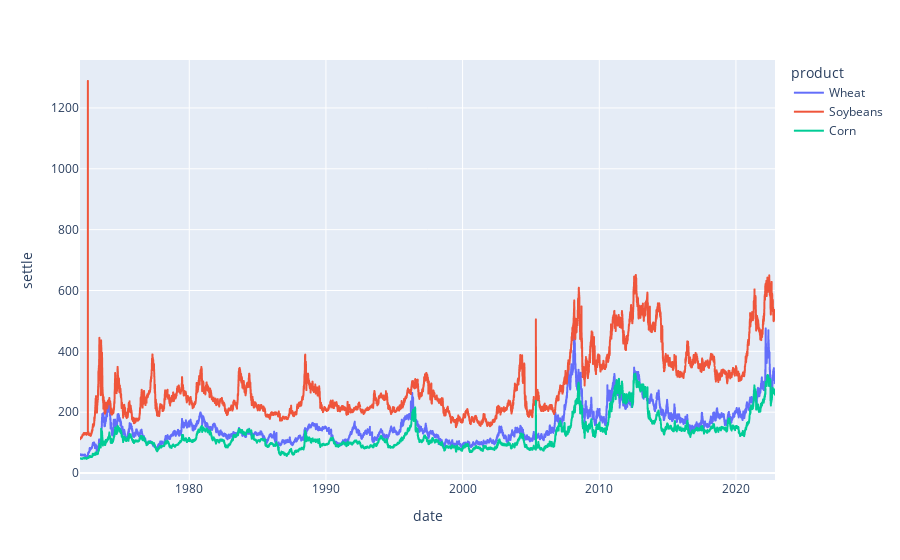

Notebook code for this chart:
### Code cell
import plotly.express as px

fig = px.line(df, 
              x= 'date',
              y= 'settle',
              color = 'product')

fig.show()

### Figure 1 — Plotly figure (JSON) as saved in the notebook; plotly's stock layout.template omitted (floating-point values rounded to 4 significant figures; data arrays with more than 128 entries replaced by an {"elided": "..."} marker saying what was removed)
{"data": [{"hovertemplate": "product=Wheat<br>date=%{x}<br>settle=%{y}<extra></extra>", "legendgroup": "Wheat", "line": {"color": "#636efa", "dash": "solid"}, "mode": "lines", "name": "Wheat", "showlegend": true, "type": "scattergl", "x": {"elided": "12809 str values"}, "xaxis": "x", "y": {"elided": "12809 float values"}, "yaxis": "y"}, {"hovertemplate": "product=Soybeans<br>date=%{x}<br>settle=%{y}<extra></extra>", "legendgroup": "Soybeans", "line": {"color": "#EF553B", "dash": "solid"}, "mode": "lines", "name": "Soybeans", "showlegend": true, "type": "scattergl", "x": {"elided": "12806 str values"}, "xaxis": "x", "y": {"elided": "12806 float values"}, "yaxis": "y"}, {"hovertemplate": "product=Corn<br>date=%{x}<br>settle=%{y}<extra></extra>", "legendgroup": "Corn", "line": {"color": "#00cc96", "dash": "solid"}, "mode": "lines", "name": "Corn", "showlegend": true, "type": "scattergl", "x": {"elided": "12805 str values"}, "xaxis": "x", "y": {"elided": "12805 float values"}, "yaxis": "y"}], "layout": {"legend": {"title": {"text": "product"}, "tracegroupgap": 0}, "margin": {"t": 60}, "xaxis": {"anchor": "y", "domain": [0, 1], "title": {"text": "date"}}, "yaxis": {"anchor": "x", "domain": [0, 1], "title": {"text": "settle"}}}}
